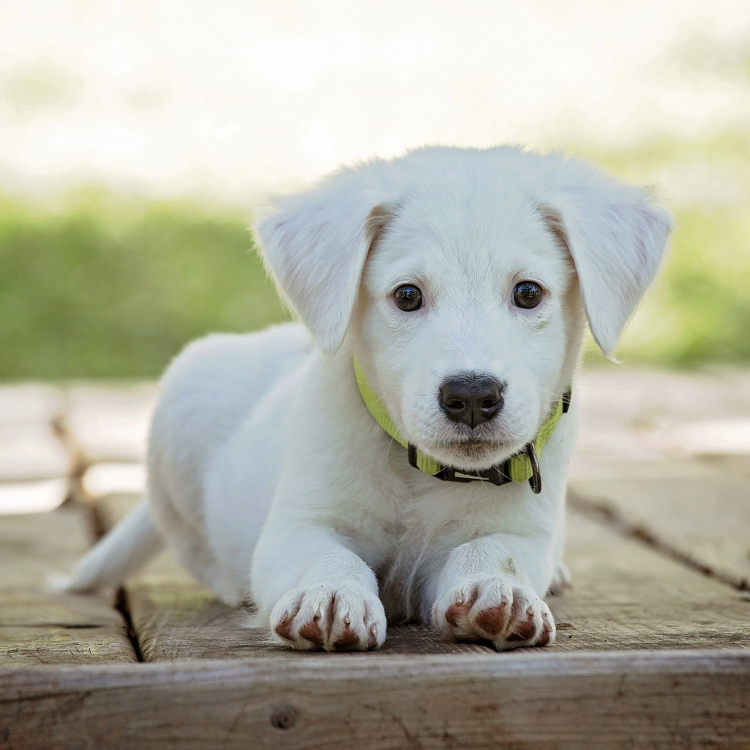
#> input picture data/test/008.jpeg, 1500 x 1500 px, found by its file name (shown at 1/2 size); the run also reads 1 picture not shown here
$ jupyter execute OpenCV_SIFT_L2.ipynb   (shell and % lines are left out)
#> lines starting #> are read from the running program, lines starting #| are printed output that depends on the picture
<a href="https://colab.research.google.com/github/hirotakaster/imagesearch/blob/main/OpenCV_SIFT_L2.ipynb" target="_parent"></a>

# OpenCVのインストール
SIFT/OpenCVを利用するため関係パッケージをインストールする。

画像データはgithub上にある物を利用する。

## Utility関係の関数

[cell 1]
import cv2
import matplotlib.pyplot as plt
import re

def show_image_files(images, figsize=(20,10), columns = 5):
  plt.figure(figsize=figsize)
  for i, f in enumerate(images):
      plt.subplot(len(images) / columns + 1, columns, i + 1)
      plt.imshow(cv2.cvtColor(cv2.imread(f), cv2.COLOR_BGR2RGB))

## 検索用画像の特徴点を取得する

[cell 2]
import cv2
import glob
from google.colab.patches import cv2_imshow

# BFMatcher : 特徴点のマッチングをL2ノルムで行う。
# 特徴点の抽出はSIFTを利用(n_features : 抽出する特徴点は500個)
IMG_SIZE = (500, 500)
n_features = 500
bf = cv2.BFMatcher(cv2.NORM_L2)
detector = cv2.SIFT_create (n_features)

# 検索画像(test/008.jpeg)を読込・グレースケールに変換
# 画像サイズIMG_SIZE(500, 500)に変換する
base_img = cv2.imread('imagesearch/data/test/008.jpeg')
#> base_img is the input picture: shape (1500, 1500, 3); mean B, G, R 162.9, 177.5, 177.4
target_gray = cv2.cvtColor(base_img, cv2.COLOR_BGR2GRAY)
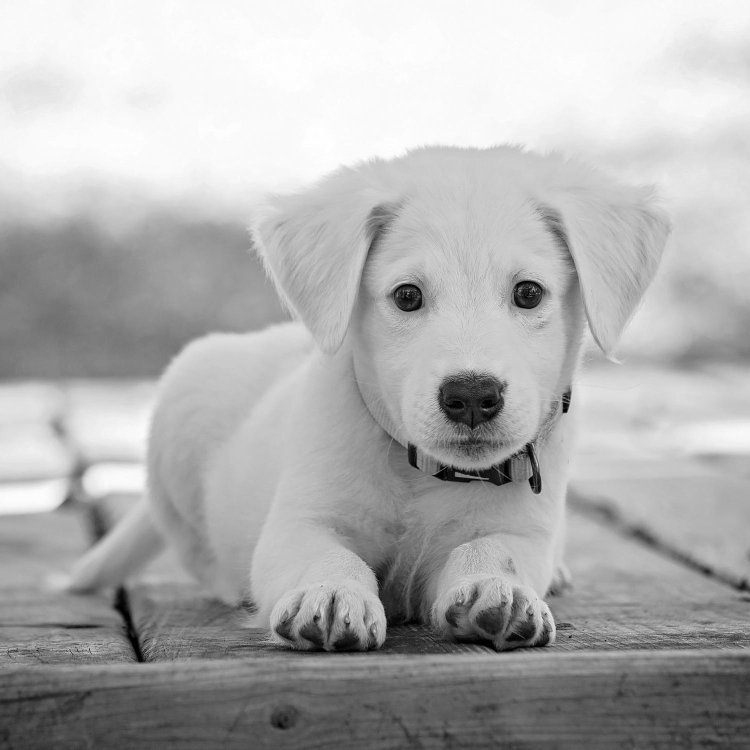
#> target_gray: shape (1500, 1500) (shown at 1/2 size); min 0, max 255, mean 175.8
target_img = cv2.resize(target_gray, IMG_SIZE)
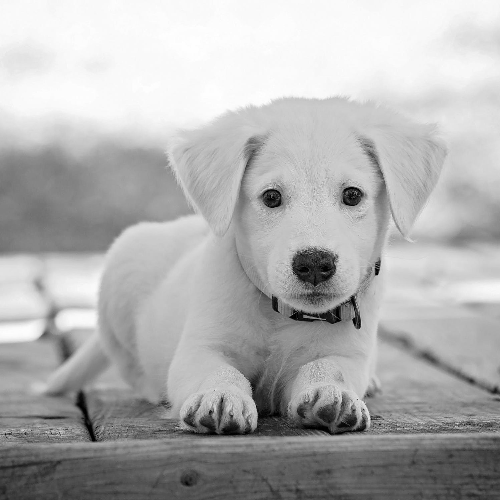
#> target_img: shape (500, 500); min 0, max 255, mean 175.8

# 特徴点を抽出する、target_kp : 特徴点、target_des : 特徴量
(target_kp, target_des) = detector.detectAndCompute(target_img, None)
#> target_kp = 405 keypoints; strongest (x, y, size): (377, 273, 2.4), (314, 268, 26.5), (357, 322, 6.7), (352, 300, 5.4)

# 特徴点を表示
img_sift = cv2.drawKeypoints(cv2.resize(base_img, IMG_SIZE), target_kp, None, flags=4)
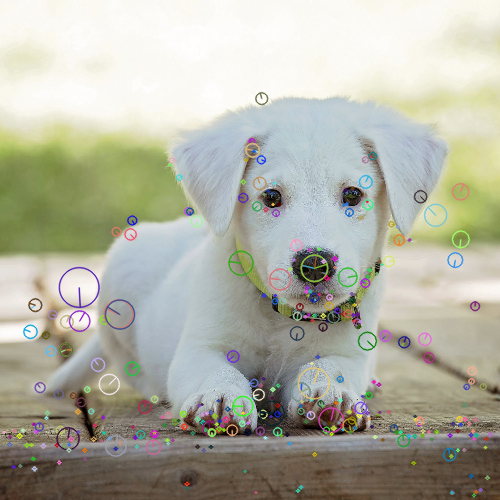
#> img_sift: shape (500, 500, 3); mean B, G, R 163.3, 177.4, 177.2
cv2_imshow(cv2.resize(img_sift, (IMG_SIZE)))

## 画像データを読み込んで読み込んで特徴点のマッチングして距離を取得:

[cell 3]
# 類似画像検索対象のデータを読込
files = glob.glob("imagesearch/data/train/*.jpeg")
ret = []

for f in files:
  # グレースケールに変換・サイズをIMG_SIZE(500,500)に合わせて
  # 特徴点を抽出する
  comp_img = cv2.imread(f, cv2.IMREAD_GRAYSCALE)
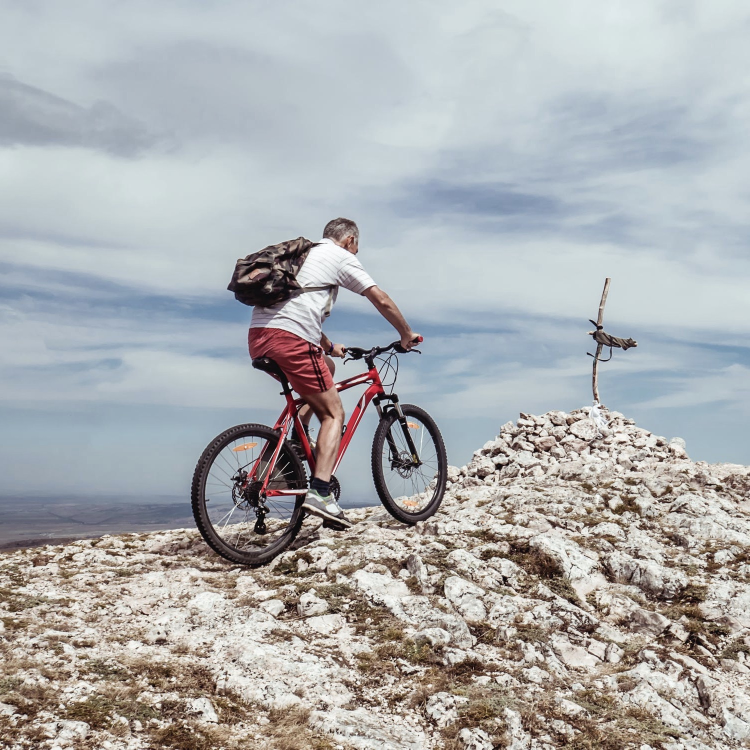
#> input picture data/train/004.jpeg, 1500 x 1500 px (shown at 1/2 size)
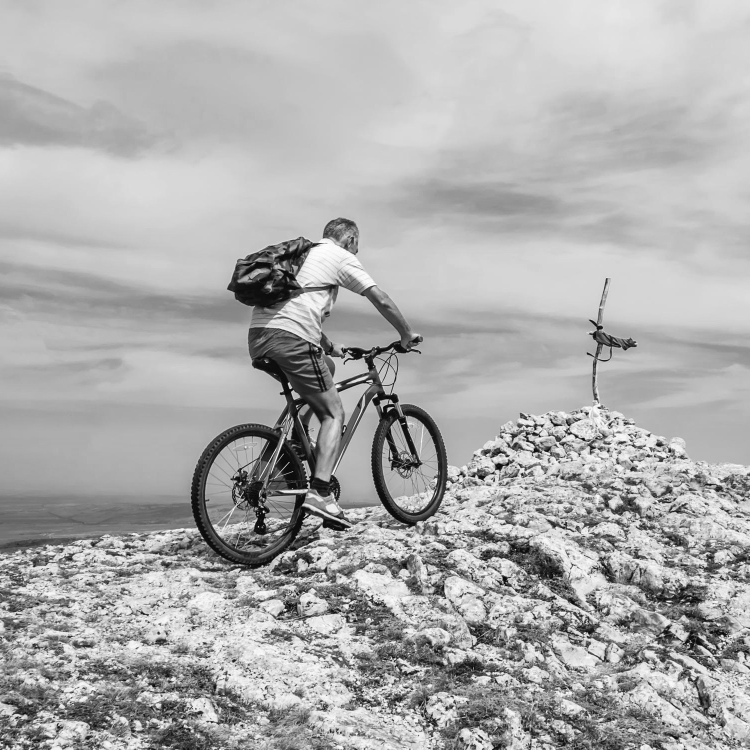
#> comp_img: shape (1500, 1500) (shown at 1/2 size); min 0, max 255, mean 172.8
  comp_img = cv2.resize(comp_img, IMG_SIZE)
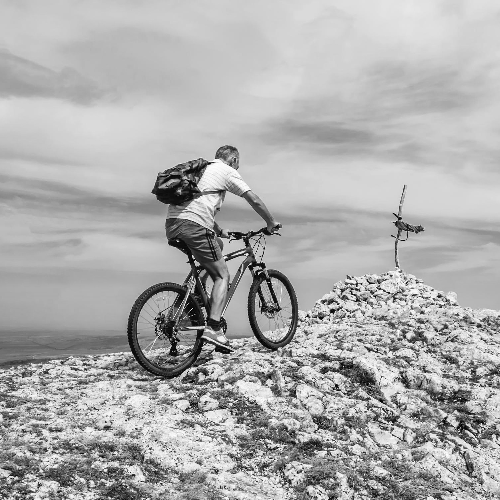
#> comp_img: shape (500, 500); min 0, max 255, mean 172.8
  (comp_kp, comp_des) = detector.detectAndCompute(comp_img, None)
#> comp_kp = 500 keypoints; strongest (x, y, size): (332, 311, 3.2), (209, 163, 1.9), (336, 385, 2.3), (439, 296, 2.6)

  # 検索画像と特徴量とマッチングを行う
  matches = bf.match(target_des, comp_des)
#> matches = 405 matches

  # マッチングした結果、画像間の平均距離を取得(全体距離/特徴点数)する
  # 結果は配列(ret)に”ファイル名、距離”として保存しておく
  dist = [m.distance for m in matches]
#> dist = 405 values, max 423.8 at index 243, min 215.9 at index 389, mean 338.6
  l = sum(dist) / len(dist)
#> l = 338.6
  ret.append({'file': f, 'dist' : l})
#> pass 2 of the loop `for f in files:`:
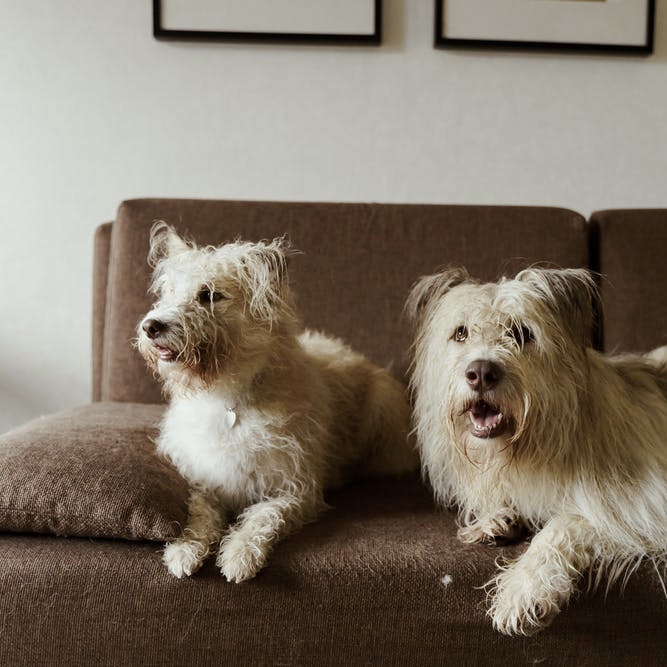
#> input picture data/train/005.jpeg, 667 x 667 px
#> `comp_img = cv2.imread(f, cv2.IMREAD_GRAYSCALE)`:
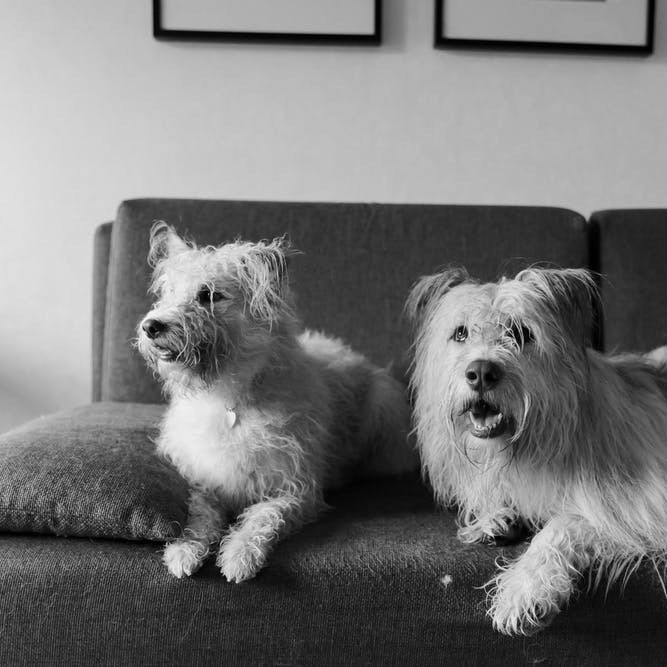
#> comp_img: shape (667, 667); min 0, max 254, mean 118.8
#> comp_kp = 500 keypoints; strongest (x, y, size): (134, 419, 16.5), (117, 246, 8.7), (388, 400, 17.5), (391, 443, 31.8)
#> dist = 405 values, max 427.2 at index 110, min 148.5 at index 193, mean 321.3
#> l = 321.3
#> pass 3 of the loop `for f in files:`:
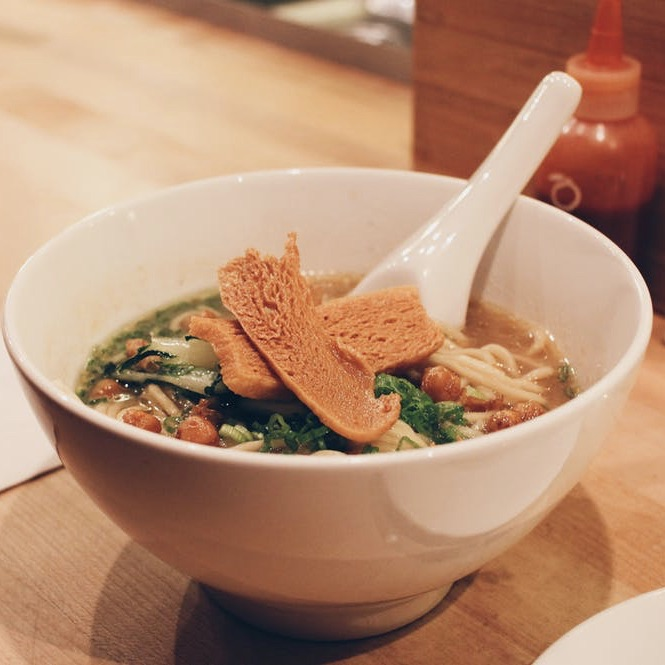
#> input picture data/train/006.jpeg, 665 x 665 px
#> `comp_img = cv2.imread(f, cv2.IMREAD_GRAYSCALE)`:
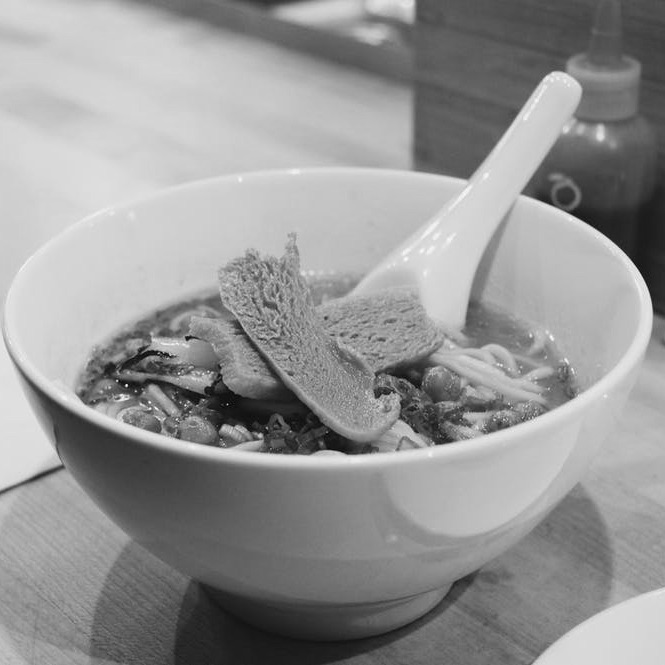
#> comp_img: shape (665, 665); min 2, max 255, mean 148.9
#> comp_kp = 500 keypoints; strongest (x, y, size): (141, 254, 2.4), (195, 327, 2.4), (170, 322, 4.9), (93, 299, 4.2)
#> dist = 405 values, max 447.6 at index 16, min 133.1 at index 26, mean 313
#> l = 313

## 検索画像から近い順に表示

[cell 4]
# 距離の近しい5個を表示する
ret = sorted(ret, key=lambda x: x['dist'])
#> ret = 3 items
cv2_imshow(cv2.resize(base_img, (200, 200)))
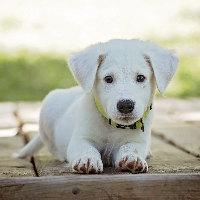
#> shown: shape (200, 200, 3); mean B, G, R 162.9, 177.5, 177.4
show_image_files([d.get('file') for d in ret[:5]])
#> pass 2 of the loop in show_image_files, `for i, f in enumerate(images):`:
#> pass 3 of the loop in show_image_files, `for i, f in enumerate(images):`:
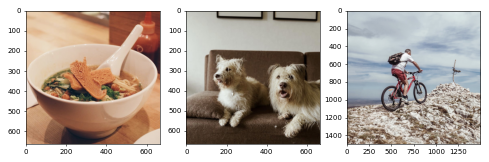
#> figure drawn by matplotlib, 3 panels
